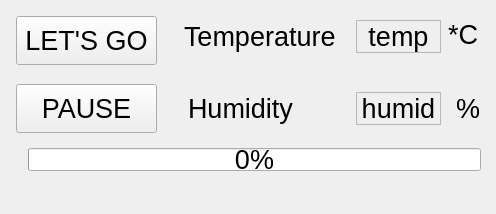
<?xml version="1.0" encoding="UTF-8"?>
<ui version="4.0">
 <class>MainWindow</class>
 <widget class="QMainWindow" name="MainWindow">
  <property name="geometry">
   <rect>
    <x>0</x>
    <y>0</y>
    <width>496</width>
    <height>214</height>
   </rect>
  </property>
  <property name="font">
   <font>
    <pointsize>20</pointsize>
   </font>
  </property>
  <property name="windowTitle">
   <string>MainWindow</string>
  </property>
  <widget class="QWidget" name="centralWidget">
   <widget class="QPushButton" name="button_Go">
    <property name="geometry">
     <rect>
      <x>16</x>
      <y>16</y>
      <width>141</width>
      <height>49</height>
     </rect>
    </property>
    <property name="text">
     <string>LET'S GO</string>
    </property>
   </widget>
   <widget class="QPushButton" name="button_Pause">
    <property name="geometry">
     <rect>
      <x>16</x>
      <y>84</y>
      <width>141</width>
      <height>49</height>
     </rect>
    </property>
    <property name="text">
     <string>PAUSE</string>
    </property>
   </widget>
   <widget class="QLabel" name="label_temp">
    <property name="geometry">
     <rect>
      <x>184</x>
      <y>12</y>
      <width>165</width>
      <height>49</height>
     </rect>
    </property>
    <property name="font">
     <font>
      <pointsize>20</pointsize>
     </font>
    </property>
    <property name="text">
     <string>Temperature</string>
    </property>
   </widget>
   <widget class="QLabel" name="label_humid">
    <property name="geometry">
     <rect>
      <x>188</x>
      <y>88</y>
      <width>137</width>
      <height>41</height>
     </rect>
    </property>
    <property name="text">
     <string>Humidity</string>
    </property>
   </widget>
   <widget class="QProgressBar" name="progressBar">
    <property name="geometry">
     <rect>
      <x>28</x>
      <y>148</y>
      <width>453</width>
      <height>23</height>
     </rect>
    </property>
    <property name="value">
     <number>0</number>
    </property>
   </widget>
   <widget class="QLabel" name="label_temp_val">
    <property name="geometry">
     <rect>
      <x>356</x>
      <y>20</y>
      <width>85</width>
      <height>33</height>
     </rect>
    </property>
    <property name="frameShape">
     <enum>QFrame::StyledPanel</enum>
    </property>
    <property name="text">
     <string>temp</string>
    </property>
    <property name="alignment">
     <set>Qt::AlignCenter</set>
    </property>
   </widget>
   <widget class="QLabel" name="label_humid_val">
    <property name="geometry">
     <rect>
      <x>356</x>
      <y>92</y>
      <width>85</width>
      <height>33</height>
     </rect>
    </property>
    <property name="frameShape">
     <enum>QFrame::StyledPanel</enum>
    </property>
    <property name="text">
     <string>humid</string>
    </property>
    <property name="alignment">
     <set>Qt::AlignCenter</set>
    </property>
   </widget>
   <widget class="QLabel" name="label">
    <property name="geometry">
     <rect>
      <x>448</x>
      <y>20</y>
      <width>73</width>
      <height>29</height>
     </rect>
    </property>
    <property name="text">
     <string>*C</string>
    </property>
   </widget>
   <widget class="QLabel" name="label_2">
    <property name="geometry">
     <rect>
      <x>456</x>
      <y>96</y>
      <width>25</width>
      <height>25</height>
     </rect>
    </property>
    <property name="text">
     <string>%</string>
    </property>
   </widget>
  </widget>
  <widget class="QMenuBar" name="menuBar">
   <property name="geometry">
    <rect>
     <x>0</x>
     <y>0</y>
     <width>496</width>
     <height>38</height>
    </rect>
   </property>
  </widget>
 </widget>
 <layoutdefault spacing="6" margin="11"/>
 <resources/>
 <connections/>
</ui>
